Frame 1 (no input): blank canvas, image omitted
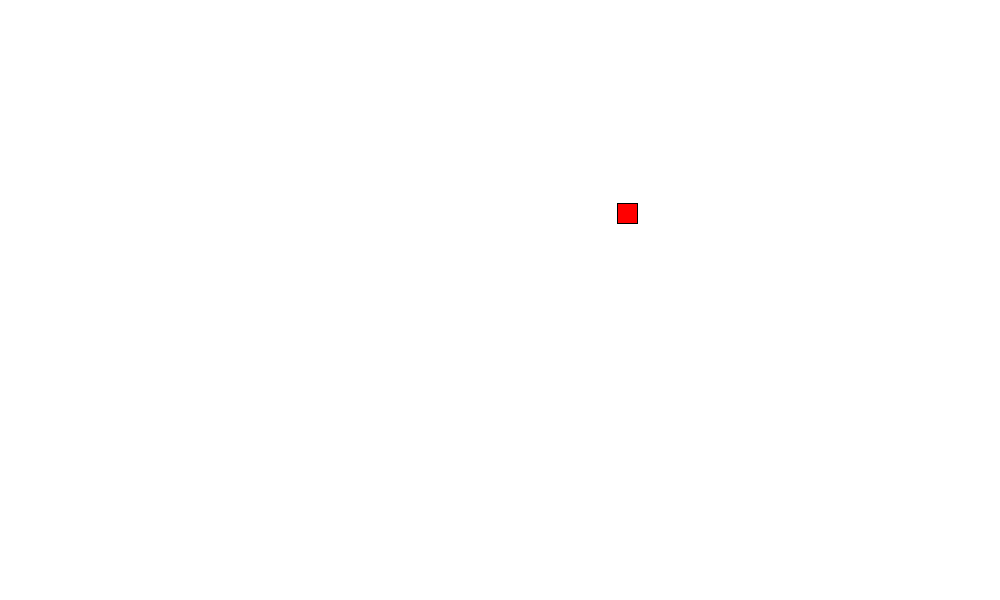
Frame 60 (the mouse pressed at the canvas centre just before this capture)
Frame 120 (the mouse held since frame 60 and released just before this capture): identical to frame 60, image omitted

The Processing sketch that drew this single still picture (run headless with seeded random() and noise(); from frame 60 on, the mouse is pressed at the canvas centre):

// Processing sketch: Final_Project
// ── Final_Project.pde
//Marlo Weisberg
//final project

food newFood;
snake Snake;

void setup(){
  size(1000, 600);
  newFood = new food();
  Snake = new snake();
  
}



void draw(){
  background(255);
  newFood.display();
}
// ── food.pde
class food{
 float x;
 float y;
 
 food(){
  x = random(100, width-100);
  y = random(100, height-100);
 }
  void display(){
   rect(x,y,20,20);
   fill(255,0,0);
  }
  void reset(){
   x = random(100, width-100);
   y = random(100, height-100);
  }
}
// ── snake.pde
class snake{
 int snakelength;
 
 
 snake(){
  snakelength = 1;
  
 }
 
 void move(){
   
 }
 
 void display(){
   
 }
  
  
 void addLength(){
    
  }
  
}
// ── thesnake.pde
class thesnake{
 float snakeX;
 float snakeY;
 int []snakesX;
 int []snakesY;
 int moveX;
 int moveY;
 int snakeSize = 10;
 int boardSize = 500;
 
 void drawSnake(){
  for(int i = 0; i<boardSize; i++){
   snakesX = new int[i];
   snakesY = new int[i];
   rect(0,0,0,0);
  }
 }
}
